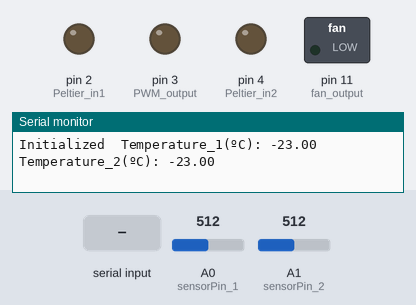
The sketch below on a simulated Arduino Uno, built with avr-gcc and run on an emulated ATmega328P. Parts: switched loads named in the sketch (green lamp = pin HIGH), output pins drawn as LEDs (lit = HIGH), the last lines printed to the serial monitor. The test bench sets the inputs (shaded band); at power-on: A0 (sensorPin_1) = 512, A1 (sensorPin_2) = 512.

Above: at 1.2 s.
1.3 s: "h" received over Serial
At 2.6 s:
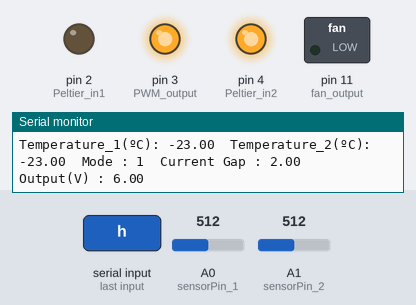
3.8 s: "r" received over Serial
At 5.4 s:
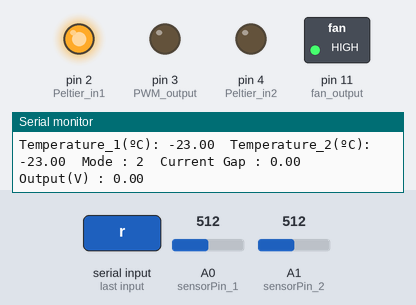
6.3 s: A0 (sensorPin_1) set to 306
At 7.0 s:
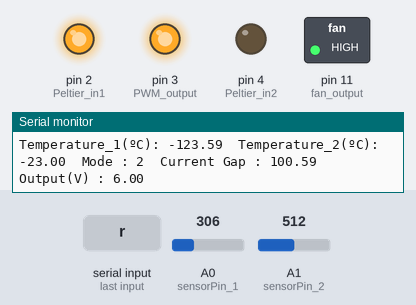
7.8 s: "c" received over Serial
At 8.6 s:
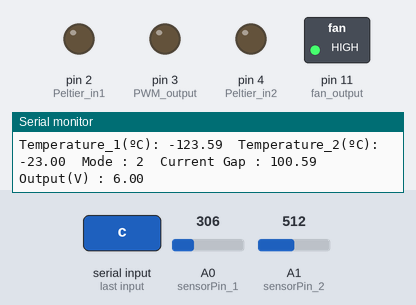
10.3 s: "h" received over Serial
At 12.5 s:
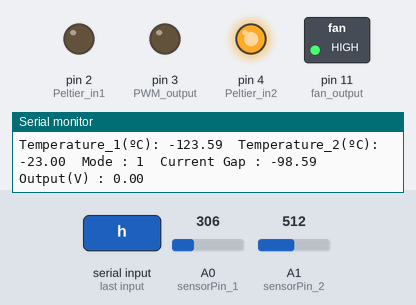
12.8 s: A1 (sensorPin_2) set to 328
14.3 s: A1 (sensorPin_2) set to 314
At 14.8 s:
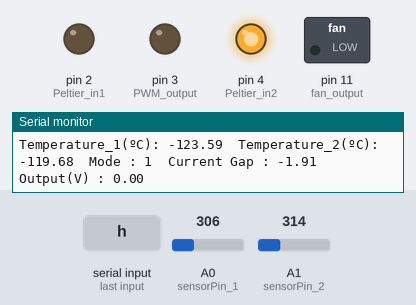
Timing chart, 0 to 17.3 s (numbered marks = the images above; inputs shaded):
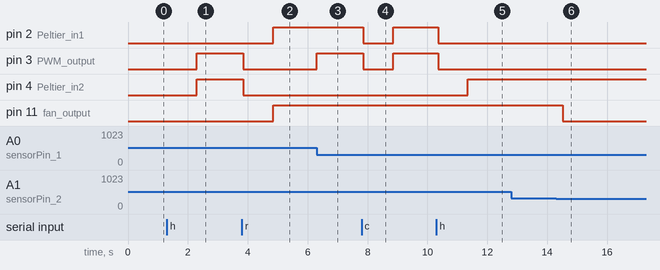

The sketch:

PID_serial.ino
```cpp
//シリアル通信でPythonの入力から目標値を取得
#include <PID_v1.h>

//Define Variables we'll be connecting to
//PID制御関連の変数、初期設定
double Setpoint_h, Input_h, Output_h; //PID制御の目標値、入力、出力
double Setpoint_c, Input_c, Output_c; //PID制御の目標値、入力、出力
double Input;

//Define the aggressive and conservative Tuning Parameters
double aggKp=150, aggKi=10, aggKd=1;
double consKp=50, consKi=0.1, consKd=0.8;

//Specify the links and initial tuning parameters
PID myPID_h(&Input_h, &Output_h, &Setpoint_h, consKp, consKi, consKd, DIRECT);
PID myPID_c(&Input_c, &Output_c, &Setpoint_c, consKp, consKi, consKd, DIRECT);


//IC温度センサ、ペルチェ制御関連の変数とか
const int sensorPin_1 = A0;
const int sensorPin_2 = A1;
float sensorValue_1;
float voltageOut_1;
float sensorValue_2;
float voltageOut_2;

float temperatureC_1;
float temperatureC_2;

//double PE; //初期誤差

int Peltier_in1 = 2;  //Arduino デジタル信号入力
int Peltier_in2 = 4;  //Arduino デジタル信号入力
int PWM_output = 3;  //PWM制御 (アナログ入力)

//Pythonからの入力(目標値)読み込み
int inputchar;
int mode;

//PWM制御(スイッチング用)のピン
const int fan_output = 11;


void setup()
{
  //温度センサからの入力を初期化
  pinMode(sensorPin_1, INPUT);
  pinMode(sensorPin_2, INPUT);
  Serial.begin(9600);
  sensorValue_1 = analogRead(sensorPin_1);
  sensorValue_2 = analogRead(sensorPin_2);
  voltageOut_1 = (sensorValue_1 * 5000) / 1024;
  voltageOut_2 = (sensorValue_2 * 5000) / 1024;
  // calculate temperature for LM335
  temperatureC_1 = voltageOut_1 / 10 - 273;
  temperatureC_2 = voltageOut_2 / 10 - 273;
  //PE = (double)(temperatureC_2 - temperatureC_1); //1が室温、2が制御側

  Serial.print("Initialized  Temperature_1(ºC): ");
  Serial.print(temperatureC_1);
  Serial.print("  Temperature_2(ºC): ");
  Serial.println(temperatureC_2);

  //ペルチェ制御の初期化
  pinMode(Peltier_in1, OUTPUT);
  pinMode(Peltier_in2, OUTPUT);

  //ファンの設定
  pinMode(fan_output, OUTPUT);
  digitalWrite(fan_output, LOW);


  //PID制御の初期化
  //initialize the variables we're linked to
  //Input = (double)(temperatureC_2 - temperatureC_1);
  //Setpoint = 0;

  mode = 0;
}

void loop()
{
  sensorValue_1 = analogRead(sensorPin_1);
  sensorValue_2 = analogRead(sensorPin_2);
  voltageOut_1 = (sensorValue_1 * 5000) / 1024;
  voltageOut_2 = (sensorValue_2 * 5000) / 1024;
  // calculate temperature for LM335
  temperatureC_1 = voltageOut_1 / 10 - 273;
  temperatureC_2 = voltageOut_2 / 10 - 273;

  inputchar = Serial.read(); //シリアル通信で送信された値を読み取る
  //入力があった時
  if(inputchar!=-1){
    switch(inputchar){
      case 'r':
       Input = (double)(temperatureC_2 - temperatureC_1);
        if (Input >= 0) {
          Input_c = -1 * (double)(temperatureC_2 - temperatureC_1);
          Setpoint_c = 0;
          myPID_h.SetMode(MANUAL);
          digitalWrite(Peltier_in1, LOW);
          digitalWrite(Peltier_in2, LOW);
          analogWrite(PWM_output, 0);
          delay(1000);
          digitalWrite(Peltier_in1, HIGH); //負
          digitalWrite(Peltier_in2, LOW);
          mode = 2;
          //turn the PID on
          myPID_c.SetMode(AUTOMATIC);
          //ファンをon
          digitalWrite(fan_output, HIGH);
          break;
        }
        else {
          Input_h = (double)(temperatureC_2 - temperatureC_1);
          Setpoint_h = 0;
          myPID_c.SetMode(MANUAL);
          digitalWrite(Peltier_in1, LOW);
          digitalWrite(Peltier_in2, LOW);
          analogWrite(PWM_output, 0);
          delay(1000);
          digitalWrite(Peltier_in1, LOW);
          digitalWrite(Peltier_in2, HIGH);
          mode = 1;
          //turn the PID on
          myPID_h.SetMode(AUTOMATIC);
          break;
        }

      case 'h':
        Input_h = (double)(temperatureC_2 - temperatureC_1);
        Setpoint_h = 2;
        myPID_c.SetMode(MANUAL);
        digitalWrite(Peltier_in1, LOW);
        digitalWrite(Peltier_in2, LOW);
        analogWrite(PWM_output, 0);
        delay(1000);
        digitalWrite(Peltier_in1, LOW);
        digitalWrite(Peltier_in2, HIGH);
        mode = 1;
        //turn the PID on
        myPID_h.SetMode(AUTOMATIC);
        break;

      case 'c':
        Input_c = -1 * (double)(temperatureC_2 - temperatureC_1);
        Setpoint_c = -1 * -2;
        myPID_h.SetMode(MANUAL);
        digitalWrite(Peltier_in1, LOW);
        digitalWrite(Peltier_in2, LOW);
        analogWrite(PWM_output, 0);
        delay(1000);
        digitalWrite(Peltier_in1, HIGH); //負
        digitalWrite(Peltier_in2, LOW);
        mode = 2;
        //turn the PID on
        myPID_c.SetMode(AUTOMATIC);
        //ファンをon
        digitalWrite(fan_output, HIGH);
        break;
    }
  }
  else{
    if (mode == 1) {
      Input_h = (double)(temperatureC_2 - temperatureC_1);
      double gap = abs(Setpoint_h - Input_h); //distance away from setpoint
      digitalWrite(Peltier_in1, LOW);
      digitalWrite(Peltier_in2, HIGH);
      if (gap < 0.3) {
        //we're close to setpoint, use conservative tuning parameters
        myPID_h.SetTunings(consKp, consKi, consKd);
      }
      else
      {
         //we're far from setpoint, use aggressive tuning parameters
         myPID_h.SetTunings(aggKp, aggKi, aggKd);
      }

      myPID_h.Compute();
      analogWrite(PWM_output, Output_h);

      Serial.print("Temperature_1(ºC): ");
      Serial.print(temperatureC_1);
      Serial.print("  Temperature_2(ºC): ");
      Serial.print(temperatureC_2);
      Serial.print("  Mode : ");
      Serial.print(mode);
      Serial.print("  Current Gap : ");
      Serial.print(Setpoint_h - Input_h);
      Serial.print("  Output(V) : ");
      Serial.println(6 * Output_h / 255);

      //目標値に近づいてきたら、ファンの回転を止める
      if (abs(Setpoint_h - Input_h) < 2) {
        digitalWrite(fan_output, LOW);
      }
    }

    else if (mode == 2) {
      Input_c = -1 * (double)(temperatureC_2 - temperatureC_1);
      double gap = abs(Setpoint_c - Input_c); //distance away from setpoint
      digitalWrite(Peltier_in1, HIGH); //負
      digitalWrite(Peltier_in2, LOW);
      if (gap < 0.3) {
        //we're close to setpoint, use conservative tuning parameters
        myPID_c.SetTunings(consKp, consKi, consKd);
      }
      else
      {
         //we're far from setpoint, use aggressive tuning parameters
         myPID_c.SetTunings(aggKp, aggKi, aggKd);
      }

      myPID_c.Compute();
      analogWrite(PWM_output, Output_c);

      Serial.print("Temperature_1(ºC): ");
      Serial.print(temperatureC_1);
      Serial.print("  Temperature_2(ºC): ");
      Serial.print(temperatureC_2);
      Serial.print("  Mode : ");
      Serial.print(mode);
      Serial.print("  Current Gap : ");
      Serial.print(Setpoint_c - Input_c);
      Serial.print("  Output(V) : ");
      Serial.println(6 * Output_c / 255);
    }
  }
}
```

Measured:
- the behaviour switches between 315 and 314 on A1 (sensorPin_2) (found by bisection; images 5 and 6)
- after the input at 1.3 s, pin 3 (PWM_output), pin 4 (Peltier_in2): LOW → HIGH after 1.0 s
- after the input at 3.8 s, pin 2 (Peltier_in1), pin 11 (fan_output): LOW → HIGH after 1.1 s; pin 3 (PWM_output), pin 4 (Peltier_in2): HIGH → LOW after 0.06 s
- after the input at 6.3 s, pin 3 (PWM_output): LOW → HIGH at once
- after the input at 7.8 s, pin 2 (Peltier_in1), pin 3 (PWM_output): HIGH → LOW after 0.06 s, → HIGH 1.0 s later
- after the input at 10.3 s, pin 2 (Peltier_in1), pin 3 (PWM_output): HIGH → LOW after 0.05 s; pin 4 (Peltier_in2): LOW → HIGH after 1.1 s
- after the input at 14.3 s, pin 11 (fan_output): HIGH → LOW after 0.21 s
